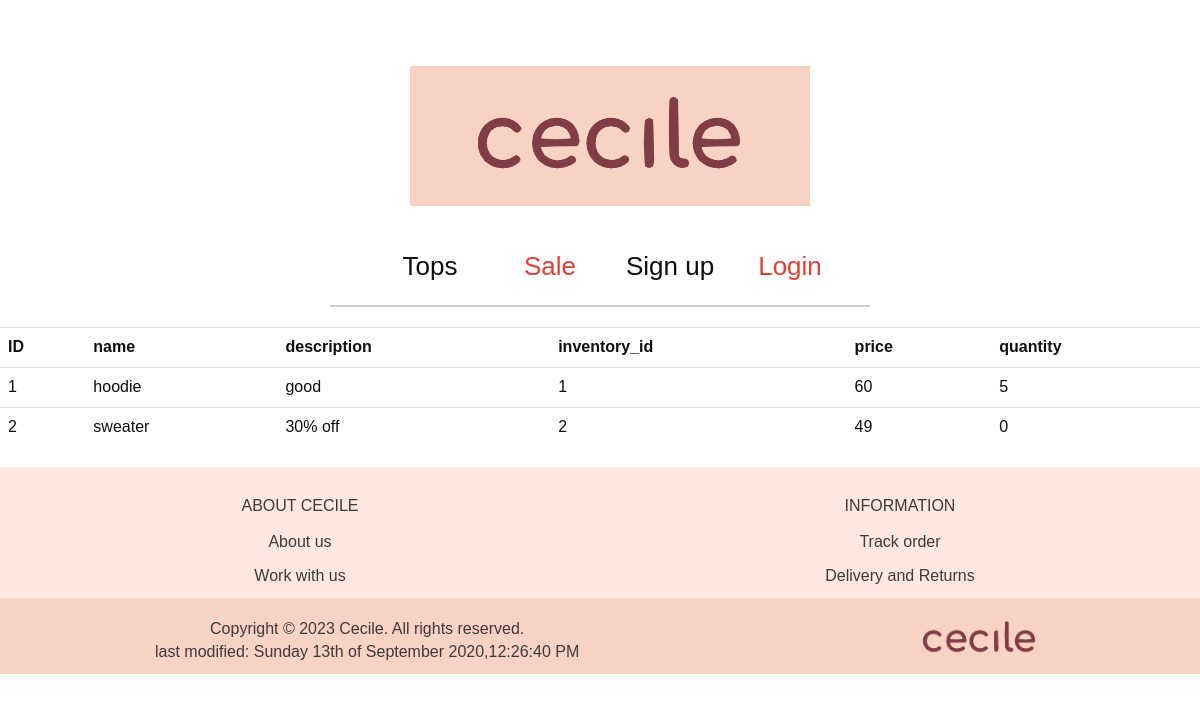
/readproduct.php, run on the app's committed database.
### tables this page shows
CREATE TABLE `product` (
  `product_id` int NOT NULL,
  `name` varchar(50) NOT NULL,
  `description` varchar(200) NOT NULL,
  `inventory_id` int NOT NULL,
  `price` int NOT NULL,
  `created_at` timestamp NOT NULL,
  `modified_at` timestamp NOT NULL,
  `deleted_at` timestamp NOT NULL,
  `quantity` int NOT NULL
);

### readproduct.php (the view, shortened to what this page needs)
<?php
include "header.php";
include 'db.php';
$sql = "select * from product ";
$result = mysqli_query($conn, $sql);
if($result->num_rows > 0){
    echo"<table class='table'>
        <tr><th>ID</th><th>name</th><th>description</th><th>inventory_id</th><th>price</th>
        <th>quantity</th></tr>";
        while($row = $result ->fetch_assoc()){
            echo"
        <tr>
        <td><a href='updateproduct.php?product_id=$row[product_id]'>$row[product_id]</a></td>
        <td>$row[name]</td>
        <td>$row[description]</td>
        <td>$row[inventory_id]</td>
        <td>$row[price]</td>
        <td>$row[quantity]</td>
        </tr>";
}
echo"</table>" ;
}
else
    {
        echo "No Result";
    }
include "footer.php";
?>

### header.php (shortened to what this page needs)
<!DOCTYPE html>
<html lang="en">
<head>
  <link rel="stylesheet" href="https://maxcdn.bootstrapcdn.com/bootstrap/3.4.1/css/bootstrap.min.css">
  <link rel="stylesheet" href="styles.css">
</head>
<body>
    <header>
        <div class="container">
          <div class="logo">
            <a href="index.php"><img src="images/logo.png" width="400" heigth="auto" alt="Cecile"></a>
          </div>
          <ul class="horizontal-list">
            <li><a id="Tops" href="tops.php">Tops</a></li>
            <li><a id="Sale" href="sale.php">Sale</a></li>
            <li><a id="Tops" href="signup.php">Sign up</a></li>
            <li><a id="Sale" href="login.php">Login</a></li>
          </ul>
        </div>
        <div class="line-divider"></div>
    </header>

### footer.php
<footer>
  <div class="footer-widget">
  <div class="container">
      <div class="row">
          <div class="row justify-content-center">
          <div class="col-sm-6">
              <div class="single-widget">
                  <h2>About Cecile</h2>
                  <ul class="nav nav-pills nav-stacked">
                      <li><a href="404.php">About us</a></li>
                      <li><a href="404.php">Work with us</a></li>
                  </ul>
              </div>
          </div>
          <div class="col-sm-6">
              <div class="single-widget">
                  <h2>Information</h2>
                  <ul class="nav nav-pills nav-stacked">
                      <li><a href="404.php">Track order</a></li>
                      <li><a href="404.php">Delivery and Returns</a></li>
                  </ul>
              </div>
          </div>
      </div>
  </div>
</div>
<div class="footer-bottom">
  <div class="container">
      <div class="row">
        <p> <img src="images/logo.png" alt="logo2"></p>
          <p class="pull-left">Copyright © 2023 Cecile. All rights reserved.<br>
          <?php
    $fname = basename($_SERVER['PHP_SELF']);
    $last_modified = filemtime($fname);
    echo "last modified: " . date ('l jS \o\f F Y,h:i:s A', $last_modified);
?><br></div>
      </div>
  </div>
</div>
</footer>
</body>
</html>

### styles.css (style rules this page uses)
body { font-family: 'BIZ UDPGothic', sans-serif; color:rgb(17, 13, 13); font-size: 16px; margin: 16px auto; }
ul.horizontal-list { list-style: none; display: table; margin: 0 auto; }
ul.horizontal-list li { display: inline-block; min-width: 10rem; text-align: center; margin-right: 20px; font-size: 26px; padding-top: 26px; }
.line-divider { width: 45%; height: 2px; background-color: #ccc; margin: 20px auto; }
a { color:rgb(17, 13, 13); }
#Sale { color:rgb(225, 63, 52); }
.logo { padding-top: 50px; padding-bottom:16px; padding-left:20px; text-align: center; transition: all 0.2s ease-in-out; }
footer { background-color: #ffe8e0; background-position-x: 100px; text-align: center ; align-items: center; margin: 0 auto; }
.footer-widget .container { padding-top: 10px; }
.single-widget h2 { color: #3d3a38; font-family: 'BIZ UDPGothic', sans-serif; font-size: 16px; font-weight: 500; margin-bottom: 16px; text-transform: uppercase; }
.single-widget ul li a { color: #3d3a38; font-family: 'BIZ UDPGothic', sans-serif; font-size: 16px; font-weight: 300; padding: 0px 0; padding-bottom: 10px; }
.footer-bottom { background: #f8d3c5; padding-top: 0px; }
.footer-bottom p { color: #3d3a38; font-family: 'BIZ UDPGothic', sans-serif; font-weight: 300; background: #f8d3c5; margin-left: 140px; }
.footer-bottom img { margin-left: 130px; float: right; height: 60px; width: auto; margin-right: 120px; }

### data on the page
product: product_id "1", name "hoodie", description "good", inventory "1", price "60", quantity "5"
product: product_id "2", name "sweater", description "30% off", inventory "2", price "49", quantity "0"

### other printed values
date ('l jS \o\f F Y,h:i:s A', $last_modified) "Sunday 13th of September 2020,12:26:40 PM"
